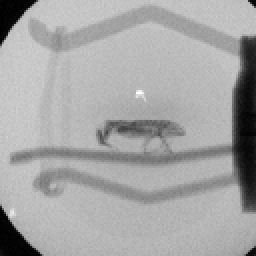
%> input picture Data/CT/Projection4.png, 128 x 128 px, shrunk from 400 x 400 before the run (shown 2 times larger)
$ octave filtrace.m   (GNU Octave 9; MATLAB toolbox functions it lacks are replaced by stand-ins)
%> lines starting %> are read from the running program, lines starting %| are printed output that depends on the picture
clear

%% nacteni a pridani sumu
im = imread("Projection4.png");
%> im is the input picture: size 128x128 uint16; min 5872, max 62603, mean 42698.4
hodnota_sum = 0.02;
sum = imnoise(im,"salt & pepper",hodnota_sum);
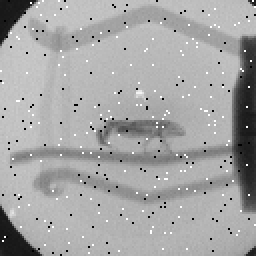
%> sum: size 128x128 uint16 (shown 2 times larger); min 0, max 65535, mean 42524.5; drawn with min black and max white

%% 10 filtru s ruznymi okny
krok = 5;
n = 5:krok:50;

for s = 1:size(n,2)
filt(:,:,s) = medfilt2(sum,[n(s),n(s)]);
end

%% 10 filtru s ruznymi okny
krok = 5;
n = 5:krok:50;

for s = 1:size(n,2)
filt(:,:,s) = medfilt2(sum,[n(s),n(s)]);
end

%% Vyber nejlepsiho filtru pomoci 'mse'
err = zeros(1,size(n,2));
for j = 1:size(filt,3)
err(1,j) = mse(filt(:,:,j),im);
end
%> this loop made 10 passes
%> after the loop, err = [1378771.7 17481298.1 15714088 38208664.8 40002449.3 61695340 70047302.5 96737003.9 111511180.8 141215183]

min_err = min(err);
%> min_err = 1378771.7
nej_okno = n(1,err == min_err);
%> nej_okno = 5

%% Zobrazeni vsech obrazku spolu
% Parametr 'flow' automaticky uspořádá dlaždice do mřížky podle velikosti okna.
% Pokud chceš pevnou mřížku 2x5, použij: tiledlayout(2, 5);
figure
tiledlayout('flow');

nexttile;
imshow(im)
title('Originalni')

nexttile;
imshow(sum)
title(sprintf('Se sumem S&P: %0.2f ', hodnota_sum))


for i = 1:size(n,2)
    nexttile;                                                       % Přechod na další volnou pozici
    imshow(filt(:,:,i));                                            % Nebo imshow(), případně plot()
    title(sprintf('Okno filtru %d \\times %d', krok*i, krok*i));    % Dosadí aktuální výsledek 5*i za první i za druhé %d
end
%> this loop made 10 passes
%> pass 1, `imshow(filt(:,:,i));`:
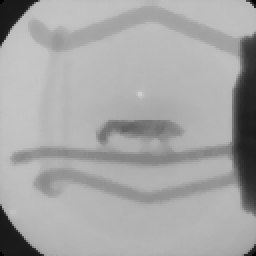
%> displayed picture: size 128x128, on the screen's scale of 0 to 255 (shown 2 times larger); min 0, max 208, mean 166
%> pass 2, `imshow(filt(:,:,i));`:
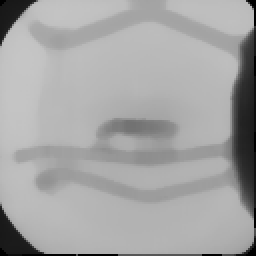
%> displayed picture: size 128x128, on the screen's scale of 0 to 255 (shown 2 times larger); min 0, max 197, mean 164.7

muj_text = sprintf('Nejlepší filtr: okno %d \\times %d\nMSE: %.4f', nej_okno, nej_okno, min_err);

% Vykreslení textboxu s plným bílým pozadím v pravém dolním rohu
box = annotation('textbox', [0.4, 0.05, 0.2, 0.1], 'String', muj_text);
box.HorizontalAlignment = 'center';
box.FitBoxToText = 'on';
box.BackgroundColor = 'white';
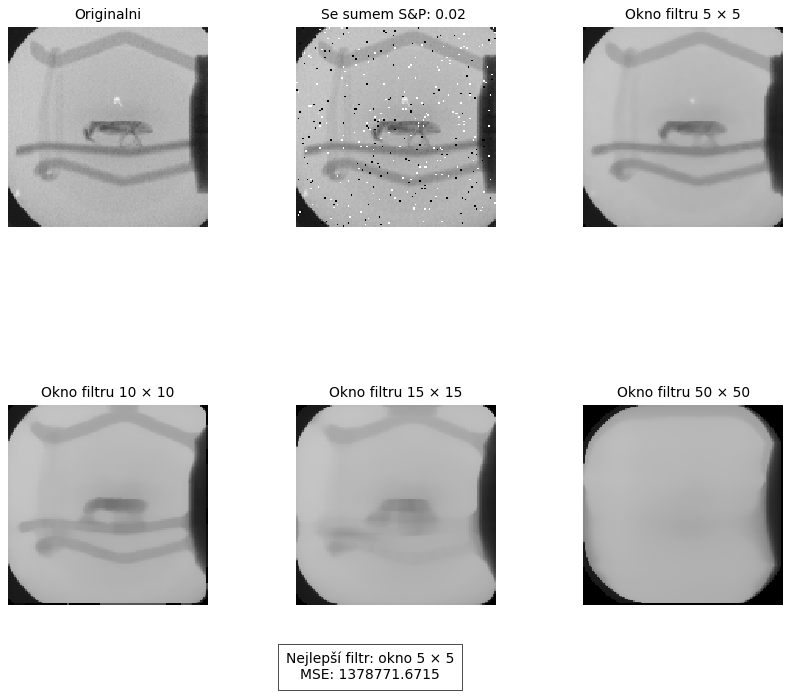
%> figure redrawn from the program's plot data, 7 panels
